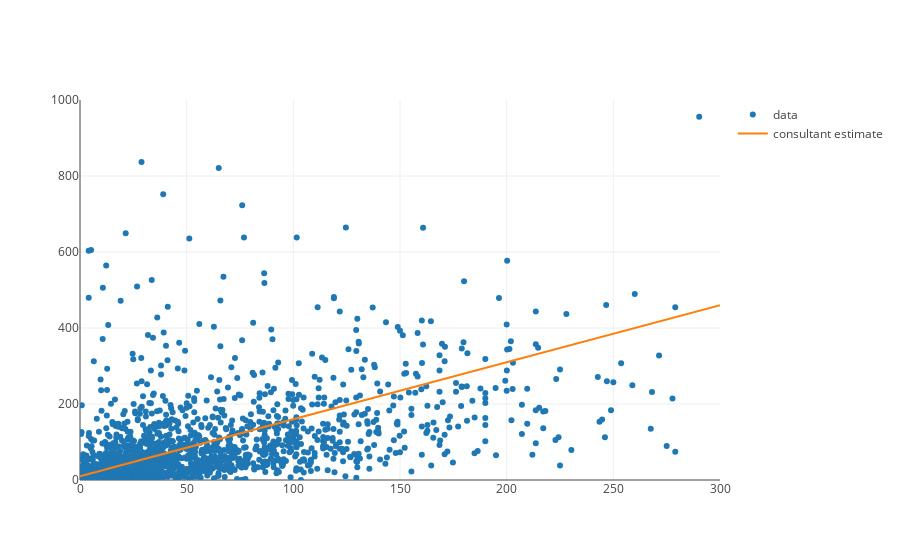

Notebook cell for this chart:
### Code cell
from plotly.offline import iplot, init_notebook_mode
init_notebook_mode(connected=True)

from graph import trace_values, m_b_trace, plot
plot([revenues_per_budgets_trace, internal_consultant_estimated_trace], revenues_layout)

### Figure 1 — Plotly figure (JSON) as saved in the notebook; plotly's stock layout.template omitted (floating-point values rounded to 4 significant figures; data arrays with more than 128 entries replaced by an {"elided": "..."} marker saying what was removed)
{"data": [{"mode": "markers", "name": "data", "text": {"elided": "1776 str values"}, "x": {"elided": "1776 float values"}, "y": {"elided": "1776 float values"}}, {"mode": "line", "name": "consultant estimate", "text": [], "x": {"elided": "1776 float values"}, "y": {"elided": "1776 float values"}}], "layout": {"xaxis": {"range": [0, 300]}, "yaxis": {"range": [0, 1000]}}}
